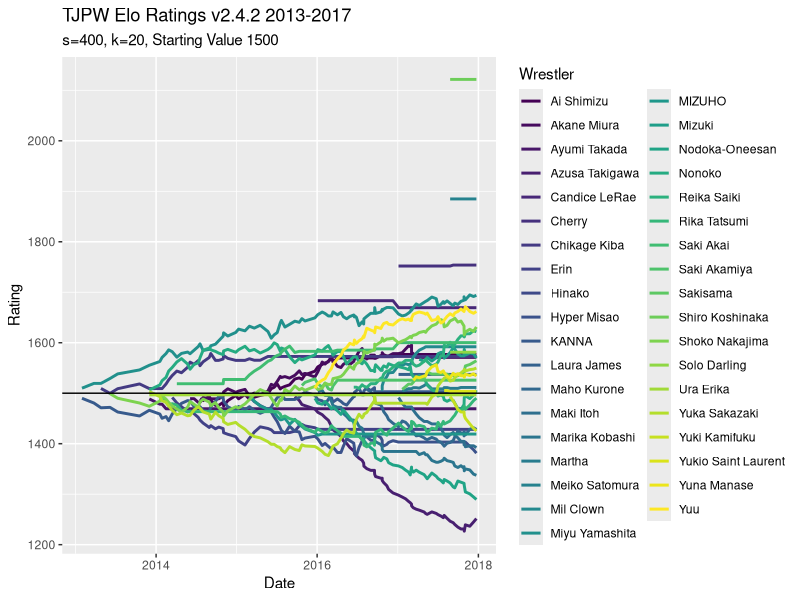
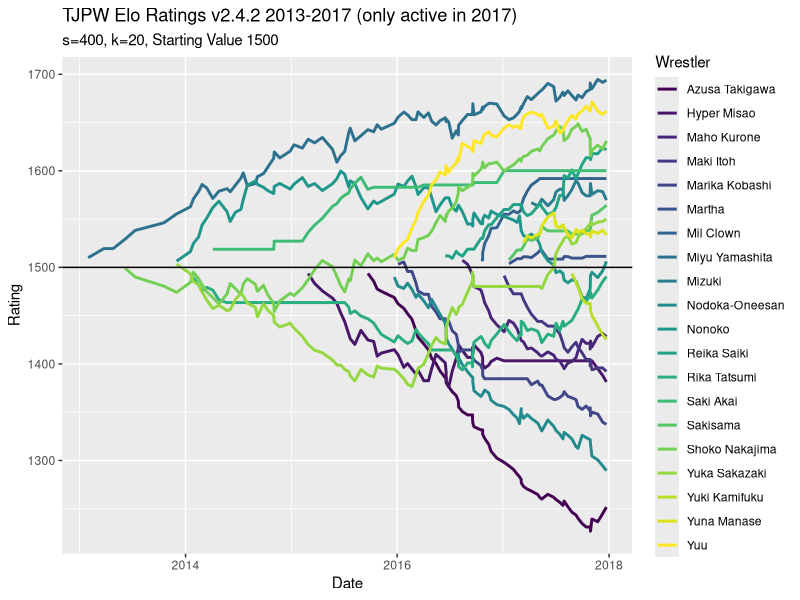

Recreate these plots in R, in order.
## ---- chunk 1
knitr::opts_chunk$set(echo = TRUE)
library(tidyverse)
library(readxl)
safe_colorblind_palette <- c("#88CCEE", "#CC6677", "#DDCC77", "#117733", "#332288", "#AA4499", 
                             "#44AA99", "#999933", "#882255", "#661100", "#6699CC", "#888888")
## ---- chunk 2
tjpw13 = read_excel("TJPW Metrics.xlsx", sheet = 2, col_types = c("guess", "date", "guess", "guess", "guess", "text", rep("guess", 14)))

tjpw14 = read_excel("TJPW Metrics.xlsx", sheet = 3, col_types = c("guess", "date", "guess", "guess", "guess", "text", rep("guess", 14)))

tjpw15 = read_excel("TJPW Metrics.xlsx", sheet = 4, col_types = c("guess", "date", "guess", "guess", "guess", "text", rep("guess", 14)))

tjpw16 = read_excel("TJPW Metrics.xlsx", sheet = 5, col_types = c("guess", "date", "guess", "guess", "guess", "text", rep("guess", 14)))

tjpw17 = read_excel("TJPW Metrics.xlsx", sheet = 6, col_types = c("guess", "date", "guess", "guess", "guess", "text", rep("guess", 14)))

tjpw = rbind(tjpw13, tjpw14, tjpw15, tjpw16, tjpw17)
## ---- chunk 3
singles = tjpw %>% 
  filter(`Match Type` == "Singles")

tag = tjpw %>% 
  filter(`Match Type` == "Tag")

threeway = tjpw %>% 
  filter(`Match Type` == "3 Way")

sixperson = tjpw %>% 
  filter(`Match Type` == "6 Person Tag")

handicap = tjpw %>% 
  filter(`Match Type` %in% c("1 v 2 Handicap"))

elimination = tjpw %>% 
  filter(`Match Type` == "Elimination")

battle_royal = tjpw %>% 
  filter(`Match Type` == "Battle Royal")
## ---- chunk 4
summary(factor(tjpw$Event))
## ---- chunk 5
expected <- function(ra, rb, s = 400){
  expected_outcome = 1 / (1 + 10^((rb - ra)/s))
  return(expected_outcome)
} 
## ---- chunk 6
new_rating <- function(ra, rb, outcome, k = 20){
  new = ra + k * (outcome - expected(ra, rb))
  return(new)
}

new_rating_threeway <- function(r1, r2, r3, outcome, k = 20){
  expected_threeway = (expected(r1, r2) + expected(r1, r3)) / 3
  new = r1 + k * (outcome - expected_threeway)
  return(new)
}
## ---- chunk 7

events_dates = tjpw %>% 
  select(Event, Date) %>% 
  distinct(Event, .keep_all = T)
## ---- chunk 8
wrestlers = as.vector(rbind(tjpw$`Wrestler 1`, tjpw$`Wrestler 2`, tjpw$`Wrestler 3`,
                            tjpw$`Wrestler 4`, tjpw$`Wrestler 5`, tjpw$`Wrestler 6`)) %>% 
  unique() %>% 
  na.omit()
## ---- chunk 9
prior_exp = read_excel("TJPW Metrics.xlsx", sheet = 7)
## ---- chunk 10
# to include all types of draws that exist in database
draws = c("Time Limit Draw", "Double Countout")
## ---- chunk 11
Ratings = data.frame(matrix(nrow = nrow(events_dates), ncol = length(wrestlers)+2))
colnames(Ratings) = c("Event", "Date", wrestlers)
Ratings$Event = events_dates$Event
Ratings$Date = events_dates$Date

starting_ratings = c(1500, 1500, rep(NA, length(wrestlers)-2))
## ---- chunk 12
#V1
calculate_new_ratings <- function(indiv_event){
  this_event = singles %>% 
    filter(Event == indiv_event)
  
  prior_ratings = if(indiv_event == "The First Meeting"){
    starting_ratings
  }
  else{
    Ratings[which(Ratings$Event == indiv_event) - 1,3:ncol(Ratings)]
  }
  
  new_ratings = prior_ratings
  for(i in 1:nrow(this_event)){
    W1 = which(colnames(Ratings) == this_event$`Wrestler 1`[i])
    W2 = which(colnames(Ratings) == this_event$`Wrestler 2`[i])
    prior_ratings[W1-2] = ifelse(!is.na(prior_ratings[W1-2]), prior_ratings[W1-2], 1500)
    prior_ratings[W2-2] = ifelse(!is.na(prior_ratings[W2-2]), prior_ratings[W2-2], 1500)
    if(this_event$Decision[i] == "Time Limit Draw"){
      new_ratings[W1-2] =  new_rating(prior_ratings[W1-2], prior_ratings[W2-2], 0.5)
      new_ratings[W2-2] =  new_rating(prior_ratings[W2-2], prior_ratings[W1-2], 0.5)
    }
    else{
      new_ratings[W1-2] =  new_rating(prior_ratings[W1-2], prior_ratings[W2-2], 1)
      new_ratings[W2-2] =  new_rating(prior_ratings[W2-2], prior_ratings[W1-2], 0)
    }
  }
  return(new_ratings)
}
## ---- chunk 13
#V2.4.2 (Added 1v2 handicaps)
calculate_new_ratings2 <- function(indiv_event){
  this_event = tjpw %>% 
    filter(Event == indiv_event)
  
  prior_ratings = if(indiv_event == "The First Meeting"){
    starting_ratings
  }
  else{
    Ratings[which(Ratings$Event == indiv_event) - 1,3:ncol(Ratings)]
  }
  
  new_ratings = prior_ratings
  for(i in 1:nrow(this_event)){
    if(this_event$`Match Type`[i] == "Singles"){
       W1 = which(colnames(Ratings) == this_event$`Wrestler 1`[i])
       W2 = which(colnames(Ratings) == this_event$`Wrestler 2`[i])
       prior_ratings[W1-2] = ifelse(!is.na(prior_ratings[W1-2]), prior_ratings[W1-2],
                                    1500 + 20 * prior_exp$Years[which(prior_exp$Wrestler == this_event$`Wrestler 1`[i])])
       prior_ratings[W2-2] = ifelse(!is.na(prior_ratings[W2-2]), prior_ratings[W2-2],
                                    1500 + 20 * prior_exp$Years[which(prior_exp$Wrestler == this_event$`Wrestler 2`[i])])
       if(this_event$Decision[i] %in% draws){
         new_ratings[W1-2] =  new_rating(prior_ratings[W1-2], prior_ratings[W2-2], 0.5)
         new_ratings[W2-2] =  new_rating(prior_ratings[W2-2], prior_ratings[W1-2], 0.5)
       }
       else{
         new_ratings[W1-2] =  new_rating(prior_ratings[W1-2], prior_ratings[W2-2], 1)
         new_ratings[W2-2] =  new_rating(prior_ratings[W2-2], prior_ratings[W1-2], 0)
       }
    }
    if(this_event$`Match Type`[i] == "Tag"){
      W1 = which(colnames(Ratings) == this_event$`Wrestler 1`[i])
      W2 = which(colnames(Ratings) == this_event$`Wrestler 2`[i])
      W3 = which(colnames(Ratings) == this_event$`Wrestler 3`[i])
      W4 = which(colnames(Ratings) == this_event$`Wrestler 4`[i])
      prior_ratings[W1-2] = ifelse(!is.na(prior_ratings[W1-2]), prior_ratings[W1-2], 1500 + 20 * prior_exp$Years[which(prior_exp$Wrestler == this_event$`Wrestler 1`[i])])
      prior_ratings[W2-2] = ifelse(!is.na(prior_ratings[W2-2]), prior_ratings[W2-2], 1500 + 20 * prior_exp$Years[which(prior_exp$Wrestler == this_event$`Wrestler 2`[i])])
      prior_ratings[W3-2] = ifelse(!is.na(prior_ratings[W3-2]), prior_ratings[W3-2], 1500 + 20 * prior_exp$Years[which(prior_exp$Wrestler == this_event$`Wrestler 3`[i])])
      prior_ratings[W4-2] = ifelse(!is.na(prior_ratings[W4-2]), prior_ratings[W4-2], 1500 + 20 * prior_exp$Years[which(prior_exp$Wrestler == this_event$`Wrestler 4`[i])])
      prior_team1_rating = mean(c(as.double(prior_ratings[W1-2]),
                                  as.double(prior_ratings[W2-2])))
      prior_team2_rating = mean(c(as.double(prior_ratings[W3-2]),
                                  as.double(prior_ratings[W4-2])))
      if(this_event$Decision[i] %in% draws){
        new_team1_rating = new_rating(prior_team1_rating, prior_team2_rating, 0.5)
        new_team2_rating = new_rating(prior_team2_rating, prior_team1_rating, 0.5)
      }
      else{
        new_team1_rating = new_rating(prior_team1_rating, prior_team2_rating, 1)
        new_team2_rating = new_rating(prior_team2_rating, prior_team1_rating, 0)
      }
      new_ratings[W1-2] = prior_ratings[W1-2] + (new_team1_rating - prior_team1_rating) * (2/3)
      new_ratings[W2-2] = prior_ratings[W2-2] + (new_team1_rating - prior_team1_rating) * (1/3)
      new_ratings[W3-2] = prior_ratings[W3-2] + (new_team2_rating - prior_team2_rating) * (2/3)
      new_ratings[W4-2] = prior_ratings[W4-2] + (new_team2_rating - prior_team2_rating) * (1/3)
    }
    if(this_event$`Match Type`[i] == "6 Person Tag"){
      W1 = which(colnames(Ratings) == this_event$`Wrestler 1`[i])
      W2 = which(colnames(Ratings) == this_event$`Wrestler 2`[i])
      W3 = which(colnames(Ratings) == this_event$`Wrestler 3`[i])
      W4 = which(colnames(Ratings) == this_event$`Wrestler 4`[i])
      W5 = which(colnames(Ratings) == this_event$`Wrestler 5`[i])
      W6 = which(colnames(Ratings) == this_event$`Wrestler 6`[i])
      prior_ratings[W1-2] = ifelse(!is.na(prior_ratings[W1-2]), prior_ratings[W1-2], 1500 + 20 * prior_exp$Years[which(prior_exp$Wrestler == this_event$`Wrestler 1`[i])])
      prior_ratings[W2-2] = ifelse(!is.na(prior_ratings[W2-2]), prior_ratings[W2-2], 1500 + 20 * prior_exp$Years[which(prior_exp$Wrestler == this_event$`Wrestler 2`[i])])
      prior_ratings[W3-2] = ifelse(!is.na(prior_ratings[W3-2]), prior_ratings[W3-2], 1500 + 20 * prior_exp$Years[which(prior_exp$Wrestler == this_event$`Wrestler 3`[i])])
      prior_ratings[W4-2] = ifelse(!is.na(prior_ratings[W4-2]), prior_ratings[W4-2], 1500 + 20 * prior_exp$Years[which(prior_exp$Wrestler == this_event$`Wrestler 4`[i])])
      prior_ratings[W5-2] = ifelse(!is.na(prior_ratings[W5-2]), prior_ratings[W5-2], 1500 + 20 * prior_exp$Years[which(prior_exp$Wrestler == this_event$`Wrestler 5`[i])])
      prior_ratings[W6-2] = ifelse(!is.na(prior_ratings[W6-2]), prior_ratings[W6-2], 1500 + 20 * prior_exp$Years[which(prior_exp$Wrestler == this_event$`Wrestler 6`[i])])
      prior_team1_rating = mean(c(as.double(prior_ratings[W1-2]),
                                  as.double(prior_ratings[W2-2]),
                                  as.double(prior_ratings[W3-2])))
      prior_team2_rating = mean(c(as.double(prior_ratings[W4-2]),
                                  as.double(prior_ratings[W5-2]),
                                  as.double(prior_ratings[W6-2])))
      if(this_event$Decision[i] %in% draws){
        new_team1_rating = new_rating(prior_team1_rating, prior_team2_rating, 0.5)
        new_team2_rating = new_rating(prior_team2_rating, prior_team1_rating, 0.5)
      }
      else{
        new_team1_rating = new_rating(prior_team1_rating, prior_team2_rating, 1)
        new_team2_rating = new_rating(prior_team2_rating, prior_team1_rating, 0)
      }
      new_ratings[W1-2] = prior_ratings[W1-2] + (new_team1_rating - prior_team1_rating) * (1/2)
      new_ratings[W2-2] = prior_ratings[W2-2] + (new_team1_rating - prior_team1_rating) * (1/4)
      new_ratings[W3-2] = prior_ratings[W3-2] + (new_team1_rating - prior_team1_rating) * (1/4)
      new_ratings[W4-2] = prior_ratings[W4-2] + (new_team2_rating - prior_team2_rating) * (1/2)
      new_ratings[W5-2] = prior_ratings[W5-2] + (new_team2_rating - prior_team2_rating) * (1/4)
      new_ratings[W6-2] = prior_ratings[W6-2] + (new_team2_rating - prior_team2_rating) * (1/4)
    }
    if(this_event$`Match Type`[i] == "3 Way"){
      W1 = which(colnames(Ratings) == this_event$`Wrestler 1`[i])
      W2 = which(colnames(Ratings) == this_event$`Wrestler 2`[i])
      W3 = which(colnames(Ratings) == this_event$`Wrestler 3`[i])
      prior_ratings[W1-2] = ifelse(!is.na(prior_ratings[W1-2]), prior_ratings[W1-2], 1500 + 20 * prior_exp$Years[which(prior_exp$Wrestler == this_event$`Wrestler 1`[i])])
      prior_ratings[W2-2] = ifelse(!is.na(prior_ratings[W2-2]), prior_ratings[W2-2], 1500 + 20 * prior_exp$Years[which(prior_exp$Wrestler == this_event$`Wrestler 2`[i])])
      prior_ratings[W3-2] = ifelse(!is.na(prior_ratings[W3-2]), prior_ratings[W3-2], 1500 + 20 * prior_exp$Years[which(prior_exp$Wrestler == this_event$`Wrestler 3`[i])])
      if(this_event$Decision[i] %in% draws){
        new_ratings[W1-2] = new_rating_threeway(prior_ratings[W1-2], prior_ratings[W2-2], prior_ratings[W3-2], 1/3)
        new_ratings[W2-2] = new_rating_threeway(prior_ratings[W2-2], prior_ratings[W1-2], prior_ratings[W3-2], 1/3)
        new_ratings[W3-2] = new_rating_threeway(prior_ratings[W3-2], prior_ratings[W2-2], prior_ratings[W1-2], 1/3)
      }
      else{
        if(this_event$`W3 Result`[i] == "L*"){
          if(this_event$`W2 Result`[i] == "L*"){
            new_ratings[W1-2] = new_rating_threeway(prior_ratings[W1-2], prior_ratings[W2-2], prior_ratings[W3-2], 1)
            new_ratings[W2-2] = new_rating_threeway(prior_ratings[W2-2], prior_ratings[W1-2], prior_ratings[W3-2], 0)
            new_ratings[W3-2] = new_rating_threeway(prior_ratings[W3-2], prior_ratings[W2-2], prior_ratings[W1-2], 0)
          }
          if(this_event$`W2 Result`[i] == "W*"){
            new_ratings[W1-2] = new_rating_threeway(prior_ratings[W1-2], prior_ratings[W2-2], prior_ratings[W3-2], 0.5)
            new_ratings[W2-2] = new_rating_threeway(prior_ratings[W2-2], prior_ratings[W1-2], prior_ratings[W3-2], 0.5)
            new_ratings[W3-2] = new_rating_threeway(prior_ratings[W3-2], prior_ratings[W2-2], prior_ratings[W1-2], 0)
          }
        }
        else{
          new_ratings[W1-2] = new_rating_threeway(prior_ratings[W1-2], prior_ratings[W2-2], prior_ratings[W3-2], 5/6)
          new_ratings[W2-2] = new_rating_threeway(prior_ratings[W2-2], prior_ratings[W1-2], prior_ratings[W3-2], 0)
          new_ratings[W3-2] = new_rating_threeway(prior_ratings[W3-2], prior_ratings[W2-2], prior_ratings[W1-2], 1/6)
        }
      }
    }
    if(this_event$`Match Type`[i] == "1 v 2 Handicap"){
      W1 = which(colnames(Ratings) == this_event$`Wrestler 1`[i])
      W2 = which(colnames(Ratings) == this_event$`Wrestler 2`[i])
      W3 = which(colnames(Ratings) == this_event$`Wrestler 3`[i])
      prior_ratings[W1-2] = ifelse(!is.na(prior_ratings[W1-2]), prior_ratings[W1-2], 1500 + 20 * prior_exp$Years[which(prior_exp$Wrestler == this_event$`Wrestler 1`[i])])
      prior_ratings[W2-2] = ifelse(!is.na(prior_ratings[W2-2]), prior_ratings[W2-2], 1500 + 20 * prior_exp$Years[which(prior_exp$Wrestler == this_event$`Wrestler 2`[i])])
      prior_ratings[W3-2] = ifelse(!is.na(prior_ratings[W3-2]), prior_ratings[W3-2], 1500 + 20 * prior_exp$Years[which(prior_exp$Wrestler == this_event$`Wrestler 3`[i])])
      if(this_event$Decision[i] %in% draws){
# Left Blank to be filled in if necessary        
      }
      else{
        if(this_event$`W1 Result`[i] == "W"){#indicates W1 is alone
          prior_team1_rating = as.double(prior_ratings[W1-2]) / 2
          prior_team2_rating = mean(c(as.double(prior_ratings[W2-2]),
                                      as.double(prior_ratings[W3-2])))
          new_team1_rating = new_rating(prior_team1_rating, prior_team2_rating, 1)
          new_team2_rating = new_rating(prior_team2_rating, prior_team1_rating, 0)
          if(this_event$`W3 Result`[i] == "L"){
            new_ratings[W1-2] = prior_ratings[W1-2] + new_team1_rating - prior_team1_rating
            new_ratings[W2-2] = prior_ratings[W2-2] + (new_team2_rating - prior_team2_rating) * (2/3)
            new_ratings[W3-2] = prior_ratings[W3-2] + (new_team2_rating - prior_team2_rating) * (1/3)
          }
          #Can add on if result occurs where both W2 and W3 are defeated simultaneously
        }
        else{#indicates W1 is part of the team in the handicap match
          prior_team1_rating = mean(c(as.double(prior_ratings[W1-2]),
                                      as.double(prior_ratings[W2-2])))
          prior_team2_rating = as.double(prior_ratings[W3-2]) / 2
          new_team1_rating = new_rating(prior_team1_rating, prior_team2_rating, 1)
          new_team2_rating = new_rating(prior_team2_rating, prior_team1_rating, 0)
          if(this_event$`W2 Result`[i] == "W"){
            new_ratings[W1-2] = prior_ratings[W1-2] + (new_team1_rating - prior_team1_rating) * (2/3)
            new_ratings[W2-2] = prior_ratings[W2-2] + (new_team1_rating - prior_team1_rating) * (1/3)
            new_ratings[W3-2] = prior_ratings[W3-2] + new_team2_rating - prior_team2_rating
          }
          #Can add on if result occurs where both W1 and W2 defeat W3 simultaneously
        }
      }
    }
    prior_ratings = new_ratings #Fixes issue with multiple matches at one show
  }
  return(new_ratings)
}
## ---- chunk 14
j = 1
while(j <= nrow(Ratings)){
  Ratings[j, 3:ncol(Ratings)] = calculate_new_ratings2(events_dates$Event[j])
  j = j+1
}
## ---- chunk 15
Ratings.long = Ratings %>% 
  pivot_longer(3:ncol(Ratings), names_to = "Wrestler", values_to = "Rating")

long.2017 = Ratings %>% 
  select(c(1:3,6,8:9,11,13,16,18,20:22,24,26:27,30:34,36)) %>% 
  pivot_longer(`Miyu Yamashita`:`Yuki Kamifuku`, names_to = "Wrestler", values_to = "Rating")
## ---- chunk 16
Ratings.long %>% 
  ggplot(aes(x = Date, y = Rating, color = Wrestler)) +
  geom_line(size = 1) +
  scale_color_viridis_d() +
  geom_hline(yintercept = 1500) +
  labs(title = "TJPW Elo Ratings v2.4.2 2013-2017",
       subtitle = "s=400, k=20, Starting Value 1500")

long.2017 %>% 
  ggplot(aes(x = Date, y = Rating, color = Wrestler)) +
  geom_line(size = 1) +
  scale_color_viridis_d() +
  geom_hline(yintercept = 1500) +
  labs(title = "TJPW Elo Ratings v2.4.2 2013-2017 (only active in 2017)",
       subtitle = "s=400, k=20, Starting Value 1500")
## ---- chunk 17
end2013 = Ratings[7, 3:10]
row.names(end2013) = "Elo Rating"

end2014 = Ratings[28, 3:15]
row.names(end2014) = "Elo Rating"

end2015 = Ratings[46, 3:21]
row.names(end2015) = "Elo Rating"

end2016 = Ratings[79, 3:27]
row.names(end2016) = "Elo Rating"

end2017 = Ratings[111, 3:39]
row.names(end2017) = "Elo Rating"

Ratings.v2.4.2 = Ratings
## ---- chunk 18
elo.change.2013 = end2013 - rep(1500, 8)
row.names(elo.change.2013) = "Rating Change"

elo.change.2014 = end2014 - c(end2013, rep(1500, 5))
row.names(elo.change.2014) = "Rating Change"
  
elo.change.2015 = end2015 - c(end2014, rep(1500, 6))
row.names(elo.change.2015) = "Rating Change"
  
elo.change.2016 = end2016 - c(end2015, rep(1500, 6))
row.names(elo.change.2016) = "Rating Change"

elo.change.2017 = end2017 - c(end2016, rep(1500,12))
row.names(elo.change.2017) = "Rating Change"

yearend.df = Ratings[c(7, 28, 46, 79, 111), 3:39]
row.names(yearend.df) = c("2013", "2014", "2015", "2016", "2017")
elo.change.df = rbind(yearend.df[1,] - rep(1500, 37),
                      yearend.df[2,] - c(yearend.df[1, 1:8], rep(1500, 29)),
                      yearend.df[3,] - c(yearend.df[2, 1:13], rep(1500, 24)),
                      yearend.df[4,] - c(yearend.df[3, 1:19], rep(1500, 18)),
                      yearend.df[5,] - c(yearend.df[4, 1:25], rep(1500, 12)))
